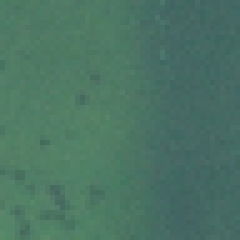
#> input picture Memnet_N/Set12/beach3_crop1_patch_100x2.png, 48 x 48 px (shown 5 times larger); its folder holds 4 pictures in this run
$ python set12_compress.py
#> lines starting #> are read from the running program, lines starting #| are printed output that depends on the picture
# -*- coding:utf-8 -*-
import os
import cv2
import glob

if __name__ == '__main__':
    data_dir = "/home/ly/DATASETS/image_denoising/test_sets/Set12"

    save_path = "../datasets/Set12_Quality10"
    if not os.path.exists(save_path):
        os.makedirs(save_path)
    for image_file in glob.glob(os.path.join(data_dir, "*.png")):
        image = cv2.imread(image_file, 0) # Gray image
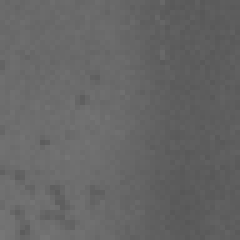
#> image: shape (48, 48) (shown 5 times larger); min 87, max 118, mean 101.5

        save_image_path = os.path.join(save_path, image_file.split("/")[7][0:2] + ".jpg") # 01.jpg
        cv2.imwrite(save_image_path, image, [int(cv2.IMWRITE_JPEG_QUALITY), 10]) # quality 10.
#> pass 2 of the loop `for image_file in glob.glob(os.path.join(data_dir, "*.png")):`:
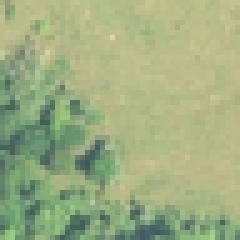
#> input picture Memnet_N/Set12/forest_crop1_patch_122x2.png, 48 x 48 px (shown 5 times larger)
#> `image = cv2.imread(image_file, 0)`:
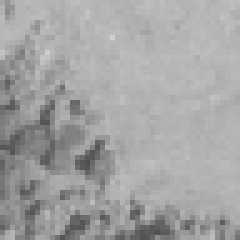
#> image: shape (48, 48) (shown 5 times larger); min 81, max 208, mean 163.7
#> pass 3 of the loop `for image_file in glob.glob(os.path.join(data_dir, "*.png")):`:
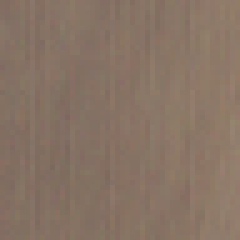
#> input picture Memnet_N/Set12/rural_crop1_patch_105x2.png, 48 x 48 px (shown 5 times larger)
#> `image = cv2.imread(image_file, 0)`:
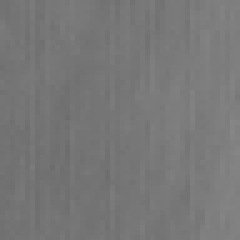
#> image: shape (48, 48) (shown 5 times larger); min 109, max 134, mean 119.5
#> the loop made 4 passes; the first 3 are shown
        # default is 95.
        # cv2.imwrite(save_image_path, image)
